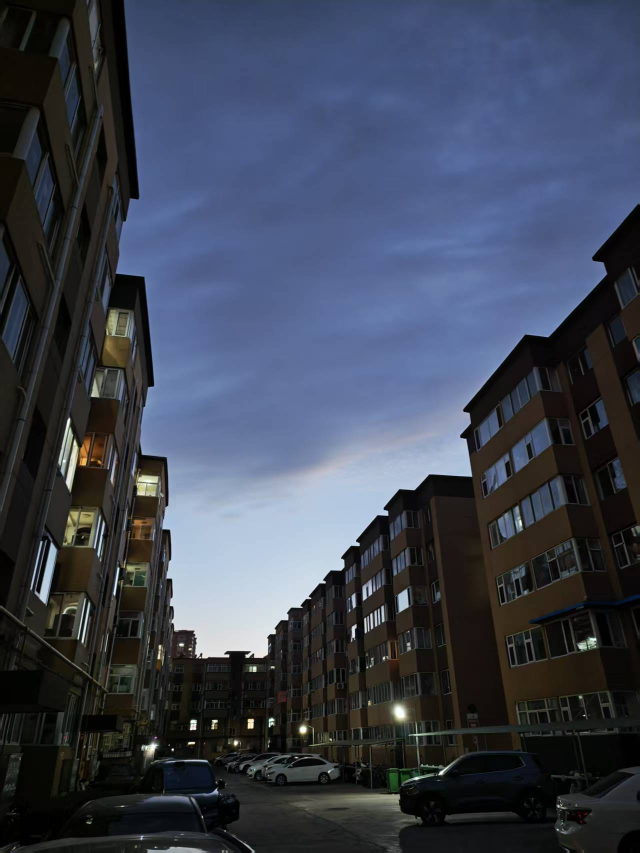
//> input picture Harris/img.jpg, 1279 x 1706 px (shown at 1/2 size)
$ ./Harris   (built with g++ and OpenCV 4)
//> lines starting //> are read from the running program, lines starting //| are printed output that depends on the picture; after the words box and inside, x2 and y2 are one past the last pixel; in counts of white or black regions, pixels touching at a corner belong together
#include <iostream>
#include <cmath>
#include <opencv2/opencv.hpp>
#include <string>
#include <vector>
#include <algorithm>
struct XYGrad{
    cv::Mat grad_x;
    cv::Mat grad_y;
};

struct TensorM{
    cv::Mat A;
    cv::Mat B;
    cv::Mat C;
};

struct KeyPoint{
    int x;
    int y;
    float score;
};
// 读取彩色图片，并将其转换为灰度图像
cv::Mat readImg(std::string imgPath){
//> called with imgPath = "img.jpg"
    cv::Mat grayImg = cv::imread(imgPath, cv::IMREAD_GRAYSCALE);
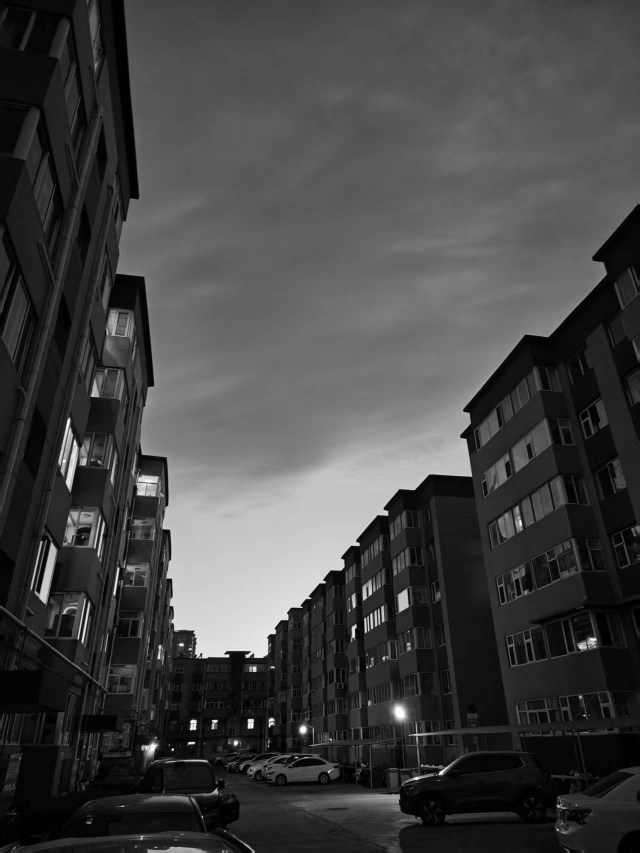
//> grayImg: 1706 rows x 1279 cols, CV_8UC1 (shown at 1/2 size); min 0, max 255, mean 67.5
    // 这里需要补一下检查为空的情况;
    return grayImg;
}

void Gaussian(const cv::Mat& img, cv::Mat& Blurred, double sigma = 1.0){
    int ksize = 2 * static_cast<int>(std::ceil(3 * sigma)) + 1;
    cv::GaussianBlur(img, Blurred, cv::Size(ksize,ksize), sigma);
   }
// 计算水平梯度与垂直梯度
void calGrad(const cv::Mat& img, XYGrad& Grad){
    cv::Mat grad_x;
    cv::Mat grad_y;
    cv::Sobel(img, grad_x, CV_32F, 1, 0, 3);
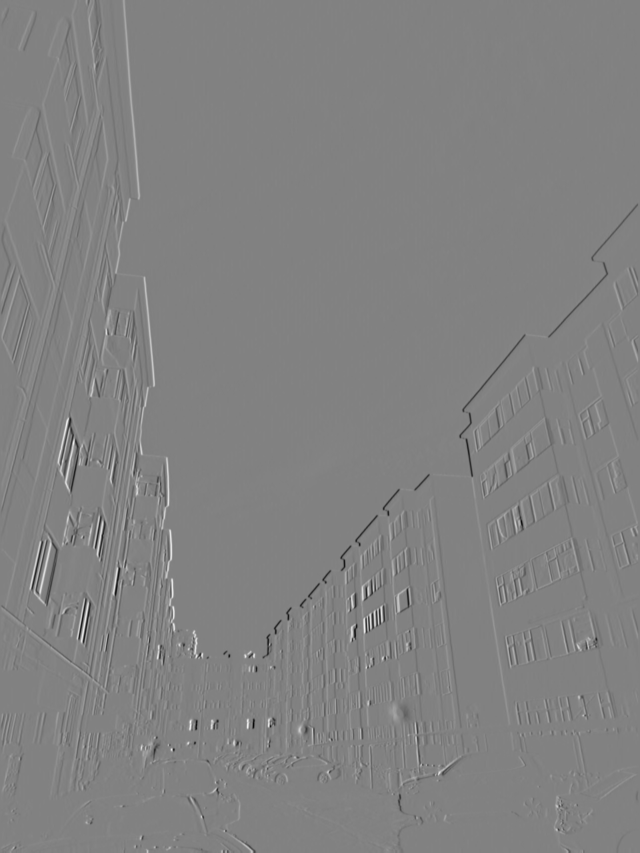
//> grad_x: 1706 rows x 1279 cols, CV_32FC1 (shown at 1/2 size); min -543, max 523, mean 0.1; drawn with min black and max white
    cv::Sobel(img, grad_y, CV_32F, 0, 1, 3);
    Grad.grad_x = grad_x;
    Grad.grad_y = grad_y;
}

// 计算响应值所构成的矩阵
void getHarrisResponse(const TensorM& M, cv::Mat& response){
    int rows = M.A.rows;
    int cols = M.A.cols;
    for (int y=0; y<rows; y++){
        for (int x=0; x<cols; x++){
            float a = M.A.at<float>(y, x);
            float b = M.B.at<float>(y, x);
            float c = M.C.at<float>(y, x);
            float R = a * b - c * c - 0.04f * (a + b) * (a + b);
            response.at<float>(y, x) = R;
        }
    }
}


bool isLocalMaximum(const cv::Mat& neighborhood){
    double maxVal;
    cv::minMaxLoc(neighborhood, nullptr, &maxVal);
    int rows = neighborhood.rows;
    int cols = neighborhood.cols;
    int cx = cols / 2;
    int cy = rows / 2;
    return neighborhood.at<float>(cy, cx) >= maxVal && neighborhood.at<float>(cy, cx) > 0;
}


cv::Mat NMS(const cv::Mat& response, int nonMaxSize = 5){
    cv::Mat result(response.size(), CV_32F, cv::Scalar(0));
    int safe_range = nonMaxSize / 2;
    for (int y=safe_range; y<response.rows-safe_range; y++){
        for (int x=safe_range; x<response.cols-safe_range; x++){
            cv::Rect roi(x-safe_range, y-safe_range, nonMaxSize, nonMaxSize);
            cv::Mat neighbour = response(roi);
            if(isLocalMaximum(neighbour)){
                result.at<float>(y, x) = response.at<float>(y, x);
            }
        }
    }
    return result;
}


bool compareByScore(const KeyPoint& a, const KeyPoint& b){
    return a.score > b.score;
}

std::vector<KeyPoint>getkeypoints(const cv::Mat& keymap, double nonMaxvalue, int nFeature = -1){
    std::vector<KeyPoint> kps;
    // 找出所有不等于 nonMaxvalue 的部分，也就是最大值
    for (int y=0;y<keymap.rows;y++){
        for (int x=0;x<keymap.cols;x++){
           if (keymap.at<float>(y, x)!=nonMaxvalue){
                kps.push_back({x, y, keymap.at<float>(y, x)});
           }
        }
    }
    std::cout<<kps.size()<<" keypoints were found "<<std::endl;
    // 如果对数量有要求，就优先选取那些比较大的数值
    if (nFeature!=-1 && nFeature<kps.size()){
        std::sort(kps.begin(), kps.end(), compareByScore); // 这里使用 C++ 中的排序函数，从大到小进行排序
        kps.resize(nFeature); // 直接截断了，把后面值比较低的舍去
    }

    return kps;

}

// 可视化，将关键点画在图中
cv::Mat drawKeyPoints(const cv::Mat& image, const std::vector<KeyPoint>& kps){
    cv::Mat keyPointsImg = image;
    for (const auto& kp: kps){
        cv::circle(keyPointsImg, cv::Point(kp.x, kp.y), 3, cv::Scalar(0, 0, 255)); // 将关键点画在图中
    }
    return keyPointsImg;
}

int main(){
    // 读取 RGB 图像并变成灰度图
    cv::Mat img;
    std::string imgPath = "img.jpg";
    img = readImg(imgPath);

    // 先高斯模糊，然后计算水平方向和垂直方向的梯度
    cv::Mat Blurred;
    Gaussian(img, Blurred);
    XYGrad Grad;
    calGrad(Blurred, Grad);
    // 对梯度图进行乘积
    TensorM M;
    cv::multiply(Grad.grad_x, Grad.grad_x, M.A);
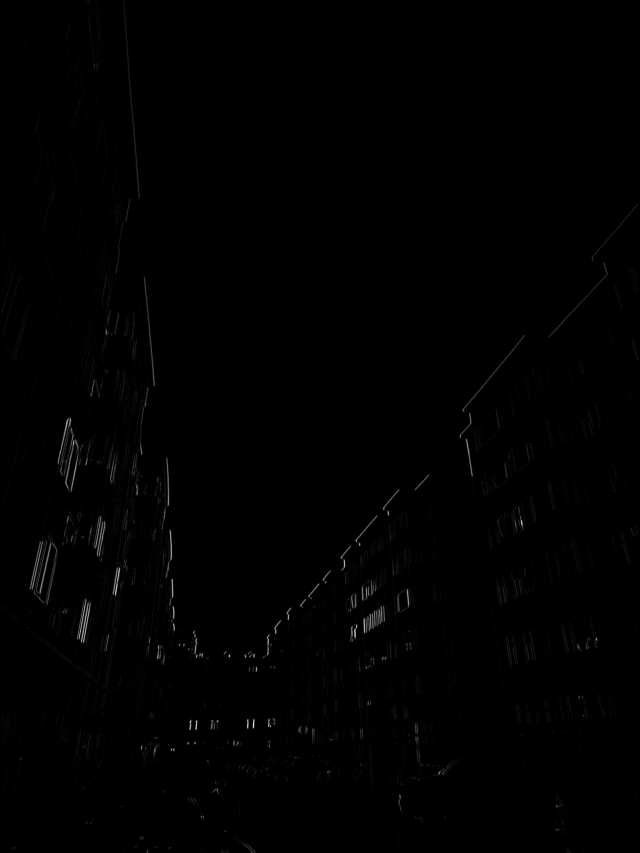
//> M.A: 1706 rows x 1279 cols, CV_32FC1 (shown at 1/2 size); min 0, max 294849, mean 1307.8; drawn with min black and max white
    cv::multiply(Grad.grad_y, Grad.grad_y, M.B);
    cv::multiply(Grad.grad_x, Grad.grad_y, M.C);
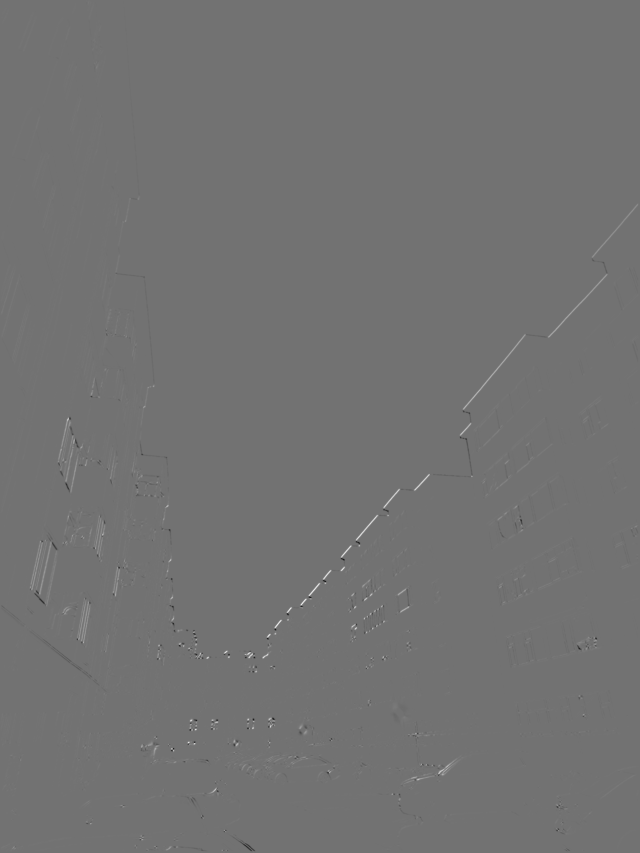
//> M.C: 1706 rows x 1279 cols, CV_32FC1 (shown at 1/2 size); min -108240, max 132471, mean 134.1; drawn with min black and max white
    // 对乘积后的梯度图进行高斯模糊，已经提前完成了加权求和，现在只需把 Tensor 中对应的元素取出来就行了
    Gaussian(M.A, M.A);
    Gaussian(M.B, M.B);
    Gaussian(M.C, M.C);
    // 计算响应值所构成的矩阵
    cv::Mat response(M.A.size(), M.A.type(), cv::Scalar(0));
    getHarrisResponse(M, response);

    // 利用阈值过滤，矩阵中元素 > 0 才能是角点的候选
    response.setTo(0, response <= 0);
    // NMS
    cv::Mat result = NMS(response);

    // 得到角点
    std::vector<KeyPoint> kps = getkeypoints(result, 0, 300); // 这里可以对参数做修改，-1 代表取了所有的角点
//> after the loop in getkeypoints, `for (int y=0;y<keymap.rows;y++)`: kps = 27036 items
//| 27036 keypoints were found
//> in getkeypoints, `kps.resize(nFeature);`: kps = 300 items
//> kps = 300 items

    // 可视化
    cv::Mat colorCanvas = cv::imread(imgPath, cv::IMREAD_COLOR);
//> colorCanvas is the input picture: 1706 rows x 1279 cols, CV_8UC3; mean B, G, R 83.7, 67.8, 61
    cv::Mat img_kps = drawKeyPoints(colorCanvas, kps);
//> after the loop in drawKeyPoints, `for (const auto& kp: kps)`:
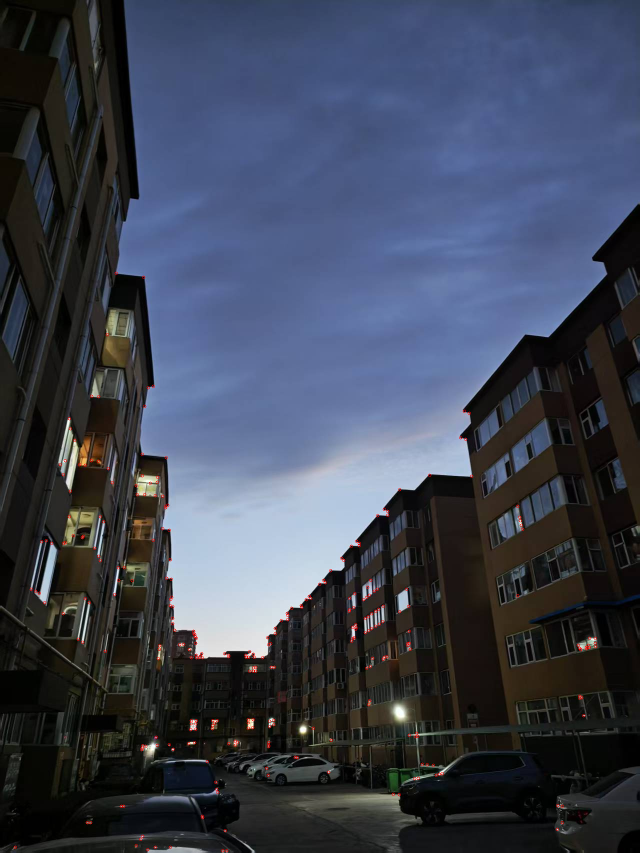
//> keyPointsImg: 1706 rows x 1279 cols, CV_8UC3 (shown at 1/2 size); 0.21% of pixels changed, all inside (x1, y1, x2, y2) = (27, 543, 1195, 1705)
    cv::imwrite("Harris.png", img_kps);
    return 0;
}
